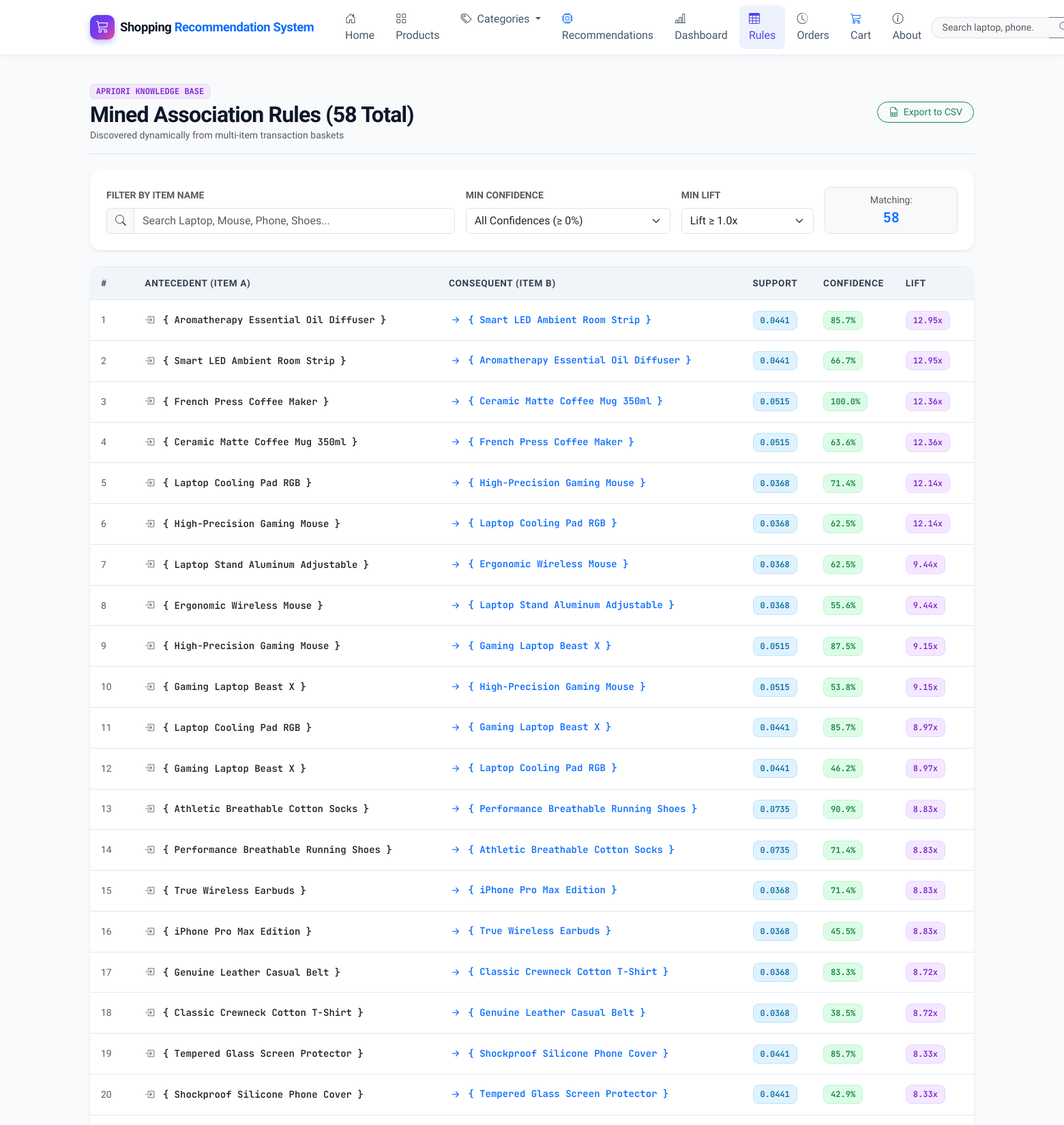
The app's page /rules (upper part) with its own data.
### tables this page shows
CREATE TABLE recommendations (
            id INTEGER PRIMARY KEY AUTOINCREMENT,
            antecedent TEXT NOT NULL,
            consequent TEXT NOT NULL,
            antecedent_id INTEGER,
            consequent_id INTEGER,
            support REAL NOT NULL,
            confidence REAL NOT NULL,
            lift REAL NOT NULL,
            generated_at TIMESTAMP DEFAULT CURRENT_TIMESTAMP
        );

### app.py (the view)
@app.route('/rules')
def rules_table():
    conn = get_db()
    cursor = conn.cursor()
    cursor.execute("""
        SELECT antecedent as antecedents, consequent as consequents, support, confidence, lift
        FROM recommendations
        ORDER BY lift DESC, confidence DESC
    """)
    rules = [dict(r) for r in cursor.fetchall()]
    conn.close()
    return render_template('rules.html', rules=rules)

### app.py (called while the page is built)
def get_db():
    conn = sqlite3.connect(DB_PATH)
    conn.row_factory = sqlite3.Row
    conn.execute("PRAGMA foreign_keys = ON;")
    return conn

@app.context_processor
def inject_common_data():
    cart = session.get('cart', {})
    cart_count = sum(cart.values()) if isinstance(cart, dict) else 0
    return {
        'cart_count': cart_count,
        'current_user_name': session.get('user_name'),
        'is_admin_user': session.get('is_admin', False)
    }

### templates/rules.html (shortened to what this page needs)
{% extends 'base.html' %}
{% block content %}
<div class="container mb-5">
  <div class="d-flex flex-column flex-md-row align-items-md-center justify-content-between mb-4 pb-3 border-bottom gap-3">
    <div>
      <span class="badge bg-purple-subtle text-purple border font-mono small mb-1" style="background:#f3e8ff; color:#7e22ce;">
        APRIORI KNOWLEDGE BASE
      </span>
      <h2 class="fw-bold mb-0">Mined Association Rules ({{ rules|length }} Total)</h2>
      <p class="text-muted small mb-0">Discovered dynamically from multi-item transaction baskets</p>
    </div>
    <div class="d-flex align-items-center gap-2">
      <a href="{{ url_for('export_rules_csv') }}" class="btn btn-outline-success btn-sm rounded-pill px-3">
        <i class="bi bi-file-earmark-spreadsheet me-1"></i> Export to CSV
      </a>
    </div>
  </div>
  <div class="card border-0 shadow-sm rounded-4 p-4 bg-white mb-4">
    <div class="row g-3 align-items-end">
      <div class="col-md-5">
        <label class="form-label small fw-bold text-muted text-uppercase">Filter by Item Name</label>
        <div class="input-group">
          <span class="input-group-text bg-light border-end-0 text-muted"><i class="bi bi-search"></i></span>
          <input type="text" id="ruleSearch" class="form-control" placeholder="Search Laptop, Mouse, Phone, Shoes..." onkeyup="filterRulesTable()">
        </div>
      </div>
      <div class="col-md-3">
        <label class="form-label small fw-bold text-muted text-uppercase">Min Confidence</label>
        <select id="minConfFilter" class="form-select" onchange="filterRulesTable()">
          <option value="0">All Confidences (&ge; 0%)</option>
        </select>
      </div>
      <div class="col-md-2">
        <label class="form-label small fw-bold text-muted text-uppercase">Min Lift</label>
        <select id="minLiftFilter" class="form-select" onchange="filterRulesTable()">
          <option value="1.0">Lift &ge; 1.0x</option>
        </select>
      </div>
      <div class="col-md-2 text-md-end">
        <div class="p-2 bg-light rounded-3 border text-center">
          <span class="small text-muted d-block">Matching:</span>
          <span id="visibleRulesCount" class="fw-bold text-primary font-mono fs-5">{{ rules|length }}</span>
        </div>
      </div>
    </div>
  </div>
  <div class="card border-0 shadow-sm rounded-4 p-0 bg-white overflow-hidden">
    <div class="table-responsive">
      <table class="table custom-table mb-0" id="rulesTable">
        <thead>
          <tr>
            <th style="width: 5%;">#</th>
            <th style="width: 35%;">Antecedent (Item A)</th>
            <th style="width: 35%;">Consequent (Item B)</th>
            <th style="width: 8%;">Support</th>
            <th style="width: 8%;">Confidence</th>
            <th style="width: 9%;">Lift</th>
          </tr>
        </thead>
        <tbody>
          {% for r in rules %}
            <tr data-conf="{{ r.confidence }}" data-lift="{{ r.lift }}">
              <td class="text-muted small">{{ loop.index }}</td>
              <td class="fw-semibold text-dark font-mono small">
                <i class="bi bi-box-arrow-in-right text-muted me-1"></i> { {{ r.antecedents }} }
              </td>
              <td class="fw-semibold text-primary font-mono small">
                <i class="bi bi-arrow-right-short text-primary fs-5 align-middle"></i> { {{ r.consequents }} }
              </td>
              <td><span class="metric-badge badge-support">{{ "%.4f"|format(r.support) }}</span></td>
              <td><span class="metric-badge badge-confidence">{{ "%.1f"|format(r.confidence * 100) }}%</span></td>
              <td><span class="metric-badge badge-lift">{{ "%.2f"|format(r.lift) }}x</span></td>
            </tr>
          {% endfor %}
        </tbody>
      </table>
    </div>
  </div>
</div>
{% endblock %}

### static/css/style.css (style rules this page uses)
:root { --font-primary: 'Plus Jakarta Sans', system-ui, -apple-system, sans-serif; --font-mono: 'JetBrains Mono', monospace; --primary: #4f46e5; --primary-hover: #4338ca; --primary-light: #eef2ff; --primary-glow: rgba(79, 70, 229, 0.25); --secondary: #0ea5e9; --secondary-hover: #0284c7; --accent-gradient: linear-gradient(135deg, #4f46e5 0%, #7c3aed 50%, #ec4899 100%); --hero-gradient: linear-gradient(135deg, #0f172a 0%, #1e1b4b 50%, #0f172a 100%); --card-gradient: linear-gradient(180deg, rgba(255, 255, 255, 0.95) 0%, rgba(248, 250, 252, 0.95) 100%); --success: #10b981; --warning: #f59e0b; --danger: #ef4444; --dark: #0f172a; --gray-900: #0f172a; --gray-800: #1e293b; --gray-700: #334155; --gray-600: #475569; --gray-500: #64748b; --gray-400: #94a3b8; --gray-300: #cbd5e1; --gray-200: #e2e8f0; --gray-100: #f1f5f9; --gray-50: #f8fafc; --white: #ffffff; --radius-sm: 8px; --radius-md: 12px; --radius-lg: 18px; --radius-xl: 24px; --shadow-sm: 0 1px 3px rgba(0, 0, 0, 0.06), 0 1px 2px rgba(0, 0, 0, 0.04); --shadow-md: 0 4px 6px -1px rgba(0, 0, 0, 0.08), 0 2px 4px -1px rgba(0, 0, 0, 0.04); --shadow-lg: 0 10px 25px -3px rgba(15, 23, 42, 0.1), 0 4px 6px -2px rgba(15, 23, 42, 0.05); --shadow-xl: 0 20px 35px -5px rgba(15, 23, 42, 0.15), 0 10px 10px -5px rgba(15, 23, 42, 0.04); --shadow-glow: 0 0 25px rgba(99, 102, 241, 0.35); }
* { box-sizing: border-box; }
body { font-family: var(--font-primary); color: var(--gray-800); background-color: #f8fafc; min-height: 100vh; display: flex; flex-direction: column; overflow-x: hidden; -webkit-font-smoothing: antialiased; }
h1, h2, h3, h4, h5, h6 { font-weight: 700; color: var(--gray-900); letter-spacing: -0.025em; }
.font-mono { font-family: var(--font-mono); }
.metric-badge { display: inline-flex; align-items: center; gap: 5px; padding: 4px 10px; border-radius: var(--radius-sm); font-size: 0.75rem; font-weight: 600; font-family: var(--font-mono); }
.badge-support { background-color: #e0f2fe; color: #0369a1; border: 1px solid #bae6fd; }
.badge-confidence { background-color: #dcfce7; color: #15803d; border: 1px solid #bbf7d0; }
.badge-lift { background-color: #f3e8ff; color: #7e22ce; border: 1px solid #e9d5ff; }
.custom-table { border-collapse: separate; border-spacing: 0; width: 100%; }
.custom-table th { background: var(--gray-100); color: var(--gray-700); font-weight: 700; font-size: 0.85rem; text-transform: uppercase; letter-spacing: 0.05em; padding: 0.85rem 1rem; border-top: 1px solid var(--gray-200); border-bottom: 1px solid var(--gray-200); }
.custom-table td { padding: 0.9rem 1rem; border-bottom: 1px solid var(--gray-200); vertical-align: middle; }

### records on screen
recommendations: antecedents "Aromatherapy Essential Oil Diffuser", consequents "Smart LED Ambient Room Strip", support "0.0441", r.confidence*100 "85.7", lift "12.95"
recommendations: antecedents "Smart LED Ambient Room Strip", consequents "Aromatherapy Essential Oil Diffuser", support "0.0441", r.confidence*100 "66.7", lift "12.95"
recommendations: antecedents "French Press Coffee Maker", consequents "Ceramic Matte Coffee Mug 350ml", support "0.0515", r.confidence*100 "100.0", lift "12.36"
recommendations: antecedents "Ceramic Matte Coffee Mug 350ml", consequents "French Press Coffee Maker", support "0.0515", r.confidence*100 "63.6", lift "12.36"
recommendations: antecedents "Laptop Cooling Pad RGB", consequents "High-Precision Gaming Mouse", support "0.0368", r.confidence*100 "71.4", lift "12.14"
recommendations: antecedents "High-Precision Gaming Mouse", consequents "Laptop Cooling Pad RGB", support "0.0368", r.confidence*100 "62.5", lift "12.14"
recommendations: antecedents "Laptop Stand Aluminum Adjustable", consequents "Ergonomic Wireless Mouse", support "0.0368", r.confidence*100 "62.5", lift "9.44"
recommendations: antecedents "Ergonomic Wireless Mouse", consequents "Laptop Stand Aluminum Adjustable", support "0.0368", r.confidence*100 "55.6", lift "9.44"
recommendations: antecedents "High-Precision Gaming Mouse", consequents "Gaming Laptop Beast X", support "0.0515", r.confidence*100 "87.5", lift "9.15"
recommendations: antecedents "Gaming Laptop Beast X", consequents "High-Precision Gaming Mouse", support "0.0515", r.confidence*100 "53.8", lift "9.15"
recommendations: antecedents "Laptop Cooling Pad RGB", consequents "Gaming Laptop Beast X", support "0.0441", r.confidence*100 "85.7", lift "8.97"
recommendations: antecedents "Gaming Laptop Beast X", consequents "Laptop Cooling Pad RGB", support "0.0441", r.confidence*100 "46.2", lift "8.97"
recommendations: antecedents "Athletic Breathable Cotton Socks", consequents "Performance Breathable Running Shoes", support "0.0735", r.confidence*100 "90.9", lift "8.83"
recommendations: antecedents "Performance Breathable Running Shoes", consequents "Athletic Breathable Cotton Socks", support "0.0735", r.confidence*100 "71.4", lift "8.83"
recommendations: antecedents "True Wireless Earbuds", consequents "iPhone Pro Max Edition", support "0.0368", r.confidence*100 "71.4", lift "8.83"
recommendations: antecedents "iPhone Pro Max Edition", consequents "True Wireless Earbuds", support "0.0368", r.confidence*100 "45.5", lift "8.83"
recommendations: antecedents "Genuine Leather Casual Belt", consequents "Classic Crewneck Cotton T-Shirt", support "0.0368", r.confidence*100 "83.3", lift "8.72"
recommendations: antecedents "Classic Crewneck Cotton T-Shirt", consequents "Genuine Leather Casual Belt", support "0.0368", r.confidence*100 "38.5", lift "8.72"
recommendations: antecedents "Tempered Glass Screen Protector", consequents "Shockproof Silicone Phone Cover", support "0.0441", r.confidence*100 "85.7", lift "8.33"
recommendations: antecedents "Shockproof Silicone Phone Cover", consequents "Tempered Glass Screen Protector", support "0.0441", r.confidence*100 "42.9", lift "8.33"

### other values on screen
{{ rules|length }} "58"
